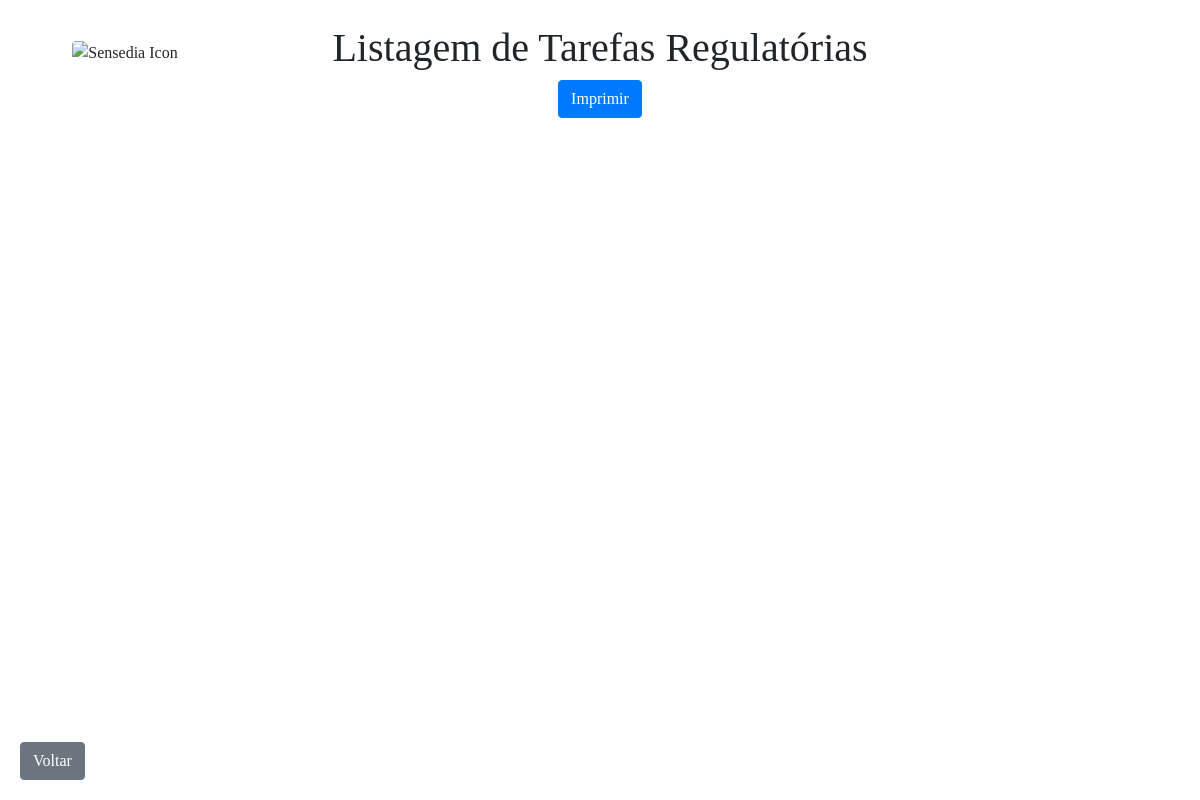
Page /tarefas/ on the earlier database version.
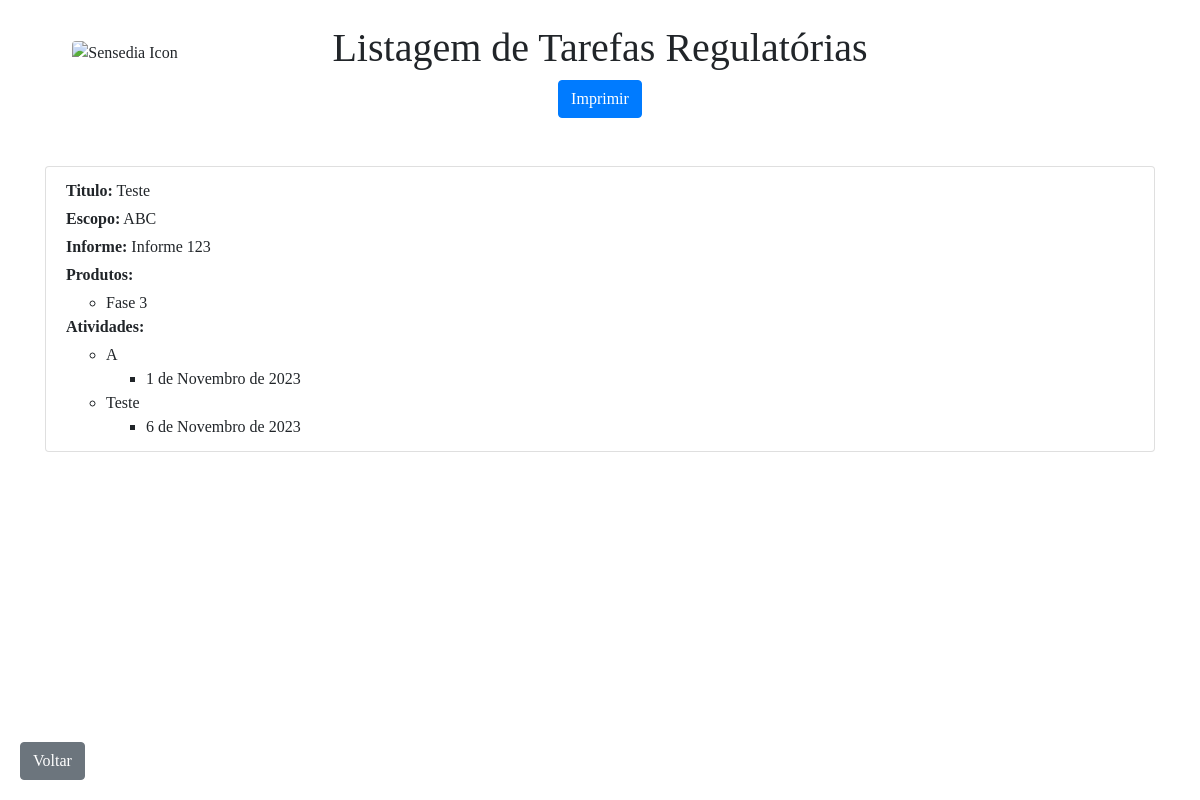
Same page on the later database version.
### app_datas_regulatorias/models.py (models this page shows, shortened)
class TarefaRegulatoria(models.Model):
    titulo = models.CharField(max_length=25, null=False, blank=False, default=" ")
    escopo = models.CharField(max_length=500, null=False, blank=False, default=" ")
    atividade = models.ManyToManyField(Atividade)
    produto = models.ManyToManyField(Produto)
    informe = models.ForeignKey(Informe, on_delete=models.PROTECT)
    class Meta:
        verbose_name = "Tarefa Regulatoria"
        verbose_name_plural = "Tarefa Regulatorias"

class Informe(models.Model):
    numero = models.CharField(max_length=100, null=False, blank=False)
    link = models.CharField(max_length=200, null=False, blank=False)
    class Meta:
        verbose_name = "Informe"
        verbose_name_plural = "Informes"
    def __str__(self):
        nome = f"Informe {self.numero}"
        return nome

class Produto(models.Model):
    TIPO_CHOICES = (
        ("API", "API"),
        ("Cert", "Certificados"),
        ("Other", "Outro")
    )
    nome = models.CharField(max_length=100, null=False, blank=False)
    tipo = models.CharField(max_length=15, choices=TIPO_CHOICES, blank=False, null=False)
    class Meta:
        verbose_name = "Produto"
        verbose_name_plural = "Produtos"

class Atividade(models.Model):
    descricao = models.CharField(max_length=100, null=False, blank=False)
    data_entrega = models.DateField()
    progresso_atual = models.DecimalField(max_digits=5, decimal_places=2, default=0.00)
    progresso_necessario = models.DecimalField(max_digits=5, decimal_places=2, default=100.00)
    class Meta:
        verbose_name = "Atividade"
        verbose_name_plural = "Atividades"

### app_datas_regulatorias/views.py (the view)
# urls.py: path('tarefas/', views.tarefas_list, name='tarefas_list'),
def tarefas_list(request):
    tarefas = TarefaRegulatoria.objects.all()
    return render(request, 'tarefas_list.html', {'tarefas': tarefas})

### app_datas_regulatorias/templates/tarefas_list.html (shortened to what this page needs)
<!DOCTYPE html>
<html>
<head>
    <link rel="stylesheet" href="https://cdn.jsdelivr.net/npm/bootstrap@4.4.1/dist/css/bootstrap.min.css">
</head>
    <body>
    <header class="text-black text-center py-4">
        <div class="container">
            <div class="row align-items-center">
                <div class="col-2">
                    <img src="https://theme.zdassets.com/theme_assets/529901/b5e37ac6660d0e2d04883eddc3ba28211eb49335.png" alt="Sensedia Icon" class="rounded" style="width: 100px; height: auto;">
                </div>
                <div class="col-8">
                    <h1 class="display-6" >Listagem de Tarefas Regulatórias</h1>
                </div>
            </div>
            <button id="printButton" class="btn btn-primary"> Imprimir </button>
        </div>
    </header>
    <a href="/" class="btn btn-secondary back-button">Voltar</a>
    <div class="container mt-4">
        <ul class="list-group">
            {% for tarefa in tarefas %}
                <li class="list-group-item">
                    <p class="mb-1"><strong>Titulo:</strong> {{ tarefa.titulo }}</p>
                    <p class="mb-1"><strong>Escopo:</strong> {{ tarefa.escopo }}</p>
                    <p class="mb-1"><strong>Informe:</strong> {{ tarefa.informe }}</p>
                    <p class="mb-1"><strong>Produtos:</strong></p>
                    <ul>
                        {% for produto in tarefa.produto.all %}
                            <li>{{ produto.nome }}</li>
                        {% endfor %}
                    </ul>
                    <p class="mb-1"><strong>Atividades:</strong></p>
                    <ul>
                        {% for atividade in tarefa.atividade.all %}
                            <li>{{ atividade.descricao }}</li>
                            <ul class="square">
                                <li>{{ atividade.data_entrega }}</li>
                            </ul>
                        {% endfor %}
                    </ul>
                </li>
            {% endfor %}
        </ul>
    </div>
</body>
</html>

Differences in the rows shown:
added TarefaRegulatoria: titulo "Teste", escopo "ABC", informe "Informe 123"
added Produto: nome "Fase 3"
now on this page (row edited): Atividade: descricao "A", data_entrega "1 de Novembro de 2023"
added Atividade: descricao "Teste", data_entrega "6 de Novembro de 2023"
